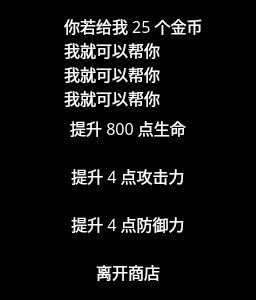
<?xml version="1.0" encoding="UTF-8"?>
<ui version="4.0">
 <class>StoreWindow</class>
 <widget class="QWidget" name="StoreWindow">
  <property name="geometry">
   <rect>
    <x>0</x>
    <y>0</y>
    <width>256</width>
    <height>300</height>
   </rect>
  </property>
  <property name="palette">
   <palette>
    <active>
     <colorrole role="Base">
      <brush brushstyle="SolidPattern">
       <color alpha="255">
        <red>255</red>
        <green>255</green>
        <blue>255</blue>
       </color>
      </brush>
     </colorrole>
     <colorrole role="Window">
      <brush brushstyle="SolidPattern">
       <color alpha="255">
        <red>0</red>
        <green>0</green>
        <blue>0</blue>
       </color>
      </brush>
     </colorrole>
    </active>
    <inactive>
     <colorrole role="Base">
      <brush brushstyle="SolidPattern">
       <color alpha="255">
        <red>255</red>
        <green>255</green>
        <blue>255</blue>
       </color>
      </brush>
     </colorrole>
     <colorrole role="Window">
      <brush brushstyle="SolidPattern">
       <color alpha="255">
        <red>0</red>
        <green>0</green>
        <blue>0</blue>
       </color>
      </brush>
     </colorrole>
    </inactive>
    <disabled>
     <colorrole role="Base">
      <brush brushstyle="SolidPattern">
       <color alpha="255">
        <red>0</red>
        <green>0</green>
        <blue>0</blue>
       </color>
      </brush>
     </colorrole>
     <colorrole role="Window">
      <brush brushstyle="SolidPattern">
       <color alpha="255">
        <red>0</red>
        <green>0</green>
        <blue>0</blue>
       </color>
      </brush>
     </colorrole>
    </disabled>
   </palette>
  </property>
  <property name="windowTitle">
   <string>Form</string>
  </property>
  <widget class="QGraphicsView" name="graphicsView">
   <property name="geometry">
    <rect>
     <x>16</x>
     <y>16</y>
     <width>32</width>
     <height>32</height>
    </rect>
   </property>
   <property name="palette">
    <palette>
     <active>
      <colorrole role="Base">
       <brush brushstyle="SolidPattern">
        <color alpha="255">
         <red>0</red>
         <green>0</green>
         <blue>0</blue>
        </color>
       </brush>
      </colorrole>
     </active>
     <inactive>
      <colorrole role="Base">
       <brush brushstyle="SolidPattern">
        <color alpha="255">
         <red>0</red>
         <green>0</green>
         <blue>0</blue>
        </color>
       </brush>
      </colorrole>
     </inactive>
     <disabled>
      <colorrole role="Base">
       <brush brushstyle="SolidPattern">
        <color alpha="255">
         <red>0</red>
         <green>0</green>
         <blue>0</blue>
        </color>
       </brush>
      </colorrole>
     </disabled>
    </palette>
   </property>
  </widget>
  <widget class="QLabel" name="label">
   <property name="geometry">
    <rect>
     <x>64</x>
     <y>16</y>
     <width>180</width>
     <height>20</height>
    </rect>
   </property>
   <property name="palette">
    <palette>
     <active>
      <colorrole role="WindowText">
       <brush brushstyle="SolidPattern">
        <color alpha="255">
         <red>255</red>
         <green>255</green>
         <blue>255</blue>
        </color>
       </brush>
      </colorrole>
     </active>
     <inactive>
      <colorrole role="WindowText">
       <brush brushstyle="SolidPattern">
        <color alpha="255">
         <red>255</red>
         <green>255</green>
         <blue>255</blue>
        </color>
       </brush>
      </colorrole>
     </inactive>
     <disabled>
      <colorrole role="WindowText">
       <brush brushstyle="SolidPattern">
        <color alpha="255">
         <red>190</red>
         <green>190</green>
         <blue>190</blue>
        </color>
       </brush>
      </colorrole>
     </disabled>
    </palette>
   </property>
   <property name="font">
    <font>
     <family>楷体</family>
     <pointsize>12</pointsize>
    </font>
   </property>
   <property name="text">
    <string>你若给我 25 个金币</string>
   </property>
  </widget>
  <widget class="QLabel" name="label_2">
   <property name="geometry">
    <rect>
     <x>64</x>
     <y>40</y>
     <width>180</width>
     <height>20</height>
    </rect>
   </property>
   <property name="palette">
    <palette>
     <active>
      <colorrole role="WindowText">
       <brush brushstyle="SolidPattern">
        <color alpha="255">
         <red>255</red>
         <green>255</green>
         <blue>255</blue>
        </color>
       </brush>
      </colorrole>
     </active>
     <inactive>
      <colorrole role="WindowText">
       <brush brushstyle="SolidPattern">
        <color alpha="255">
         <red>255</red>
         <green>255</green>
         <blue>255</blue>
        </color>
       </brush>
      </colorrole>
     </inactive>
     <disabled>
      <colorrole role="WindowText">
       <brush brushstyle="SolidPattern">
        <color alpha="255">
         <red>190</red>
         <green>190</green>
         <blue>190</blue>
        </color>
       </brush>
      </colorrole>
     </disabled>
    </palette>
   </property>
   <property name="font">
    <font>
     <family>楷体</family>
     <pointsize>12</pointsize>
    </font>
   </property>
   <property name="text">
    <string>我就可以帮你</string>
   </property>
  </widget>
  <widget class="QLabel" name="label_3">
   <property name="geometry">
    <rect>
     <x>0</x>
     <y>112</y>
     <width>256</width>
     <height>32</height>
    </rect>
   </property>
   <property name="palette">
    <palette>
     <active>
      <colorrole role="WindowText">
       <brush brushstyle="SolidPattern">
        <color alpha="255">
         <red>255</red>
         <green>255</green>
         <blue>255</blue>
        </color>
       </brush>
      </colorrole>
     </active>
     <inactive>
      <colorrole role="WindowText">
       <brush brushstyle="SolidPattern">
        <color alpha="255">
         <red>255</red>
         <green>255</green>
         <blue>255</blue>
        </color>
       </brush>
      </colorrole>
     </inactive>
     <disabled>
      <colorrole role="WindowText">
       <brush brushstyle="SolidPattern">
        <color alpha="255">
         <red>190</red>
         <green>190</green>
         <blue>190</blue>
        </color>
       </brush>
      </colorrole>
     </disabled>
    </palette>
   </property>
   <property name="font">
    <font>
     <family>楷体</family>
     <pointsize>12</pointsize>
    </font>
   </property>
   <property name="text">
    <string>提升 800 点生命</string>
   </property>
   <property name="alignment">
    <set>Qt::AlignCenter</set>
   </property>
  </widget>
  <widget class="QLabel" name="label_4">
   <property name="geometry">
    <rect>
     <x>0</x>
     <y>160</y>
     <width>256</width>
     <height>32</height>
    </rect>
   </property>
   <property name="palette">
    <palette>
     <active>
      <colorrole role="WindowText">
       <brush brushstyle="SolidPattern">
        <color alpha="255">
         <red>255</red>
         <green>255</green>
         <blue>255</blue>
        </color>
       </brush>
      </colorrole>
     </active>
     <inactive>
      <colorrole role="WindowText">
       <brush brushstyle="SolidPattern">
        <color alpha="255">
         <red>255</red>
         <green>255</green>
         <blue>255</blue>
        </color>
       </brush>
      </colorrole>
     </inactive>
     <disabled>
      <colorrole role="WindowText">
       <brush brushstyle="SolidPattern">
        <color alpha="255">
         <red>190</red>
         <green>190</green>
         <blue>190</blue>
        </color>
       </brush>
      </colorrole>
     </disabled>
    </palette>
   </property>
   <property name="font">
    <font>
     <family>楷体</family>
     <pointsize>12</pointsize>
    </font>
   </property>
   <property name="text">
    <string>提升 4 点攻击力</string>
   </property>
   <property name="alignment">
    <set>Qt::AlignCenter</set>
   </property>
  </widget>
  <widget class="QLabel" name="label_5">
   <property name="geometry">
    <rect>
     <x>0</x>
     <y>208</y>
     <width>256</width>
     <height>32</height>
    </rect>
   </property>
   <property name="palette">
    <palette>
     <active>
      <colorrole role="WindowText">
       <brush brushstyle="SolidPattern">
        <color alpha="255">
         <red>255</red>
         <green>255</green>
         <blue>255</blue>
        </color>
       </brush>
      </colorrole>
     </active>
     <inactive>
      <colorrole role="WindowText">
       <brush brushstyle="SolidPattern">
        <color alpha="255">
         <red>255</red>
         <green>255</green>
         <blue>255</blue>
        </color>
       </brush>
      </colorrole>
     </inactive>
     <disabled>
      <colorrole role="WindowText">
       <brush brushstyle="SolidPattern">
        <color alpha="255">
         <red>190</red>
         <green>190</green>
         <blue>190</blue>
        </color>
       </brush>
      </colorrole>
     </disabled>
    </palette>
   </property>
   <property name="font">
    <font>
     <family>楷体</family>
     <pointsize>12</pointsize>
    </font>
   </property>
   <property name="text">
    <string>提升 4 点防御力</string>
   </property>
   <property name="alignment">
    <set>Qt::AlignCenter</set>
   </property>
  </widget>
  <widget class="QLabel" name="label_6">
   <property name="geometry">
    <rect>
     <x>0</x>
     <y>256</y>
     <width>256</width>
     <height>32</height>
    </rect>
   </property>
   <property name="palette">
    <palette>
     <active>
      <colorrole role="WindowText">
       <brush brushstyle="SolidPattern">
        <color alpha="255">
         <red>255</red>
         <green>255</green>
         <blue>255</blue>
        </color>
       </brush>
      </colorrole>
     </active>
     <inactive>
      <colorrole role="WindowText">
       <brush brushstyle="SolidPattern">
        <color alpha="255">
         <red>255</red>
         <green>255</green>
         <blue>255</blue>
        </color>
       </brush>
      </colorrole>
     </inactive>
     <disabled>
      <colorrole role="WindowText">
       <brush brushstyle="SolidPattern">
        <color alpha="255">
         <red>190</red>
         <green>190</green>
         <blue>190</blue>
        </color>
       </brush>
      </colorrole>
     </disabled>
    </palette>
   </property>
   <property name="font">
    <font>
     <family>楷体</family>
     <pointsize>12</pointsize>
    </font>
   </property>
   <property name="text">
    <string>离开商店</string>
   </property>
   <property name="alignment">
    <set>Qt::AlignCenter</set>
   </property>
  </widget>
  <widget class="QGraphicsView" name="graphicsView_2">
   <property name="geometry">
    <rect>
     <x>32</x>
     <y>112</y>
     <width>192</width>
     <height>32</height>
    </rect>
   </property>
   <property name="palette">
    <palette>
     <active>
      <colorrole role="Base">
       <brush brushstyle="SolidPattern">
        <color alpha="0">
         <red>191</red>
         <green>64</green>
         <blue>64</blue>
        </color>
       </brush>
      </colorrole>
      <colorrole role="Window">
       <brush brushstyle="SolidPattern">
        <color alpha="0">
         <red>191</red>
         <green>64</green>
         <blue>64</blue>
        </color>
       </brush>
      </colorrole>
     </active>
     <inactive>
      <colorrole role="Base">
       <brush brushstyle="SolidPattern">
        <color alpha="0">
         <red>191</red>
         <green>64</green>
         <blue>64</blue>
        </color>
       </brush>
      </colorrole>
      <colorrole role="Window">
       <brush brushstyle="SolidPattern">
        <color alpha="0">
         <red>191</red>
         <green>64</green>
         <blue>64</blue>
        </color>
       </brush>
      </colorrole>
     </inactive>
     <disabled>
      <colorrole role="Base">
       <brush brushstyle="SolidPattern">
        <color alpha="0">
         <red>191</red>
         <green>64</green>
         <blue>64</blue>
        </color>
       </brush>
      </colorrole>
      <colorrole role="Window">
       <brush brushstyle="SolidPattern">
        <color alpha="0">
         <red>191</red>
         <green>64</green>
         <blue>64</blue>
        </color>
       </brush>
      </colorrole>
     </disabled>
    </palette>
   </property>
  </widget>
  <widget class="QLabel" name="label_7">
   <property name="geometry">
    <rect>
     <x>64</x>
     <y>64</y>
     <width>180</width>
     <height>20</height>
    </rect>
   </property>
   <property name="palette">
    <palette>
     <active>
      <colorrole role="WindowText">
       <brush brushstyle="SolidPattern">
        <color alpha="255">
         <red>255</red>
         <green>255</green>
         <blue>255</blue>
        </color>
       </brush>
      </colorrole>
     </active>
     <inactive>
      <colorrole role="WindowText">
       <brush brushstyle="SolidPattern">
        <color alpha="255">
         <red>255</red>
         <green>255</green>
         <blue>255</blue>
        </color>
       </brush>
      </colorrole>
     </inactive>
     <disabled>
      <colorrole role="WindowText">
       <brush brushstyle="SolidPattern">
        <color alpha="255">
         <red>190</red>
         <green>190</green>
         <blue>190</blue>
        </color>
       </brush>
      </colorrole>
     </disabled>
    </palette>
   </property>
   <property name="font">
    <font>
     <family>楷体</family>
     <pointsize>12</pointsize>
    </font>
   </property>
   <property name="text">
    <string>我就可以帮你</string>
   </property>
  </widget>
  <widget class="QLabel" name="label_8">
   <property name="geometry">
    <rect>
     <x>64</x>
     <y>88</y>
     <width>180</width>
     <height>20</height>
    </rect>
   </property>
   <property name="palette">
    <palette>
     <active>
      <colorrole role="WindowText">
       <brush brushstyle="SolidPattern">
        <color alpha="255">
         <red>255</red>
         <green>255</green>
         <blue>255</blue>
        </color>
       </brush>
      </colorrole>
     </active>
     <inactive>
      <colorrole role="WindowText">
       <brush brushstyle="SolidPattern">
        <color alpha="255">
         <red>255</red>
         <green>255</green>
         <blue>255</blue>
        </color>
       </brush>
      </colorrole>
     </inactive>
     <disabled>
      <colorrole role="WindowText">
       <brush brushstyle="SolidPattern">
        <color alpha="255">
         <red>190</red>
         <green>190</green>
         <blue>190</blue>
        </color>
       </brush>
      </colorrole>
     </disabled>
    </palette>
   </property>
   <property name="font">
    <font>
     <family>楷体</family>
     <pointsize>12</pointsize>
    </font>
   </property>
   <property name="text">
    <string>我就可以帮你</string>
   </property>
  </widget>
 </widget>
 <resources/>
 <connections/>
</ui>
